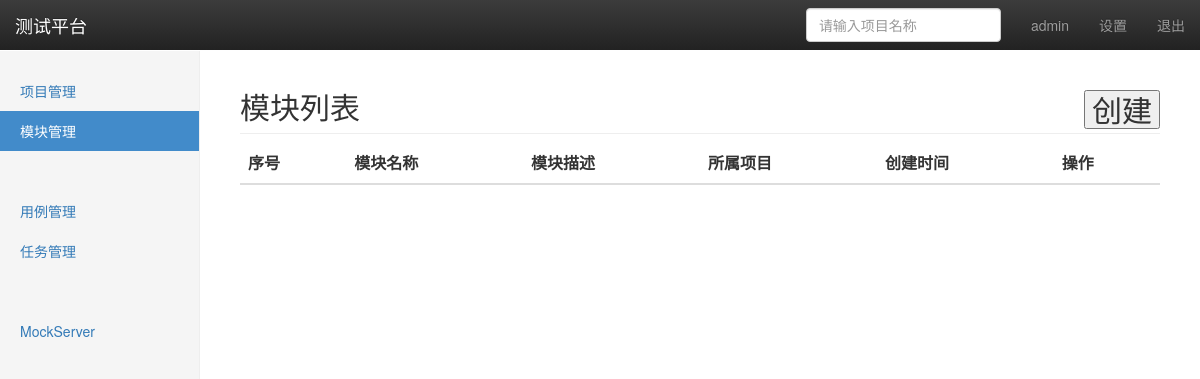
Before: /manage/module/ (signed in) with the older database file.
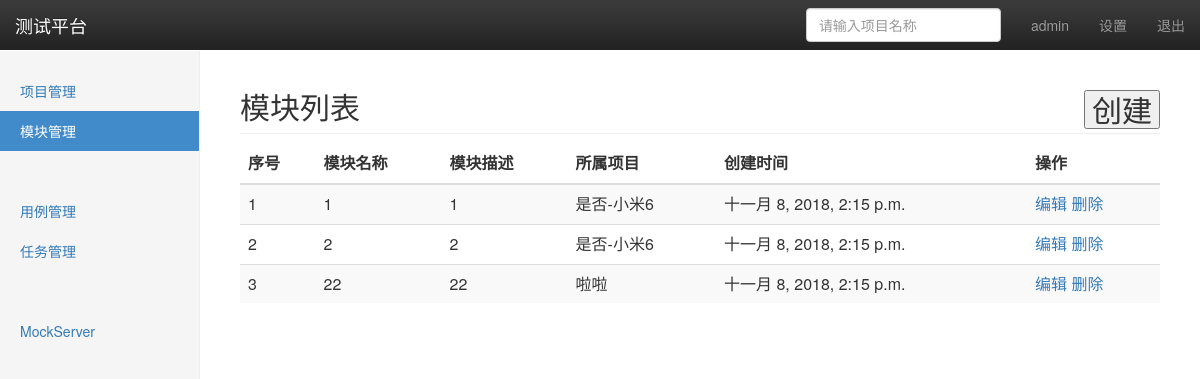
After: the same page with the newer database file.
### project_app/models.py (models this page shows, shortened)
class module(models.Model):
	project = models.ForeignKey(project,on_delete=models.CASCADE)
	name = models.CharField('模块名称',max_length=50,default='')
	description = models.TextField('模块表述',default='')
	create_time = models.DateTimeField('创建时间',auto_now=True)

class project(models.Model):
	name = models.CharField('项目名称',max_length=50,blank=False,default='')
	description = models.TextField('项目描述',default='')
	status = models.BooleanField('状态',default=True)
	create_time = models.DateTimeField('创建时间',auto_now=True)
	def __str__(self):
		return self.name

### project_app/views/module_views.py (the view)
# urls.py: path('module/', module_views.module_manage),
@login_required
def module_manage(requests):
	username = requests.session.get('user','')
	module_all = module.objects.all()
	return render(requests,'module.html',{'user':username,'modules':module_all,'type':'list'})

### templates/module.html (shortened to what this page needs)
{% extends  'base.html' %}
{% block content %}
    <nav class="navbar navbar-inverse navbar-fixed-top">
      <div class="container-fluid">
        <div class="navbar-header">
          <a class="navbar-brand" href="#">测试平台</a>
        </div>
        <div id="navbar" class="navbar-collapse collapse">
          <ul class="nav navbar-nav navbar-right">
            <li><a href="#"> {{ user }}</a></li>
            <li><a href="#">设置</a></li>
            <li><a href="/logout/">退出</a></li>
          </ul>
          <form class="navbar-form navbar-right">
            <input type="text" class="form-control" placeholder="请输入项目名称">
          </form>
        </div>
      </div>
    </nav>
    <div class="container-fluid">
      <div class="row">
        <div class="col-sm-3 col-md-2 sidebar">
          <ul class="nav nav-sidebar">
            <li><a href="/manage/project/">项目管理</a></li>
            <li class="active"><a href="/manage/module/">模块管理</a></li>
            <li><a href="#"></a></li>
          </ul>
          <ul class="nav nav-sidebar">
            <li><a href="">用例管理</a></li>
            <li><a href="">任务管理</a></li>
          </ul>
          <ul class="nav nav-sidebar">
            <li><a href=""></a></li>
            <li><a href="">MockServer</a></li>
          </ul>
        </div>
    {% if type == 'list' %}
    <div class="col-sm-2 col-sm-offset-2 col-md-10 col-md-offset-2 main">
        <h2 class="sub-header">模块列表
          <button  type='button' style='float:right' onclick="window.location.href='add/'">创建</button>
        </h2>
          <div class="table-responsive">
            <table id='molist' class="table table-striped">
              <thead>
                <tr>
                  <th>序号</th>
                  <th>模块名称</th>
                  <th>模块描述</th>
                  <th>所属项目</th>
                  <th>创建时间</th>
                  <th>操作</th>
                </tr>
              </thead>
              <tbody>
                {% for module in modules %}
                <tr>
                  <td>{{ forloop.counter }}</td>
                  <td>{{ module.name }}</td>
                  <td>{{ module.description }}</td>
                  <td>{{ module.project }}</td>
                  <td>{{ module.create_time}}</td>
                  <td>
                    <a href="edit/{{ module.id }}/">编辑</a>
                    <a href="del/{{  module.id }}/">删除</a>
                  </td>
                </tr>
                {% endfor %}
              </tbody>
            </table>
          </div>
        </div>
      </div>
    </div>
    {% endif %}
{% endblock %}

### templates/base.html (shortened to what this page needs)
<html>
<head>
 	{% load static %}
  	<link rel="stylesheet" type="text/css" href="{% static 'css/bootstrap.min.css'%}">
  	<link rel="stylesheet" type="text/css" href="{% static 'css/bootstrap-theme.min.css'%}">
  	<link rel="stylesheet" type="text/css" href="{% static 'js/bootstrap.min.js' %}"> <link rel="stylesheet" type="text/css" href="{% static 'css/dashboard.css'%}">
</head>
<body>
	{% block content %}
	{% endblock %}
</body>
</html>

### static/css/dashboard.css (style rules this page uses)
body { padding-top: 50px; }
.sub-header { padding-bottom: 10px; border-bottom: 1px solid #eee; }
.navbar-fixed-top { border: 0; }
.sidebar { display: none; }
@media (min-width: 768px) { .sidebar { position: fixed; top: 51px; bottom: 0; left: 0; z-index: 1000; display: block; padding: 20px; overflow-x: hidden; overflow-y: auto; background-color: #f5f5f5; border-right: 1px solid #eee; } }
.nav-sidebar { margin-right: -21px; margin-bottom: 20px; margin-left: -20px; }
.nav-sidebar > li > a { padding-right: 20px; padding-left: 20px; }
.nav-sidebar > .active > a, .nav-sidebar > .active > a:hover, .nav-sidebar > .active > a:focus { color: #fff; background-color: #428bca; }
.main { padding: 20px; }
@media (min-width: 768px) { .main { padding-right: 40px; padding-left: 40px; } }

Changed rows visible on the page:
added module: name "1", description "1", project "是否-小米6", create_time "十一月 8, 2018, 2:15 p.m."
added module: name "2", description "2", project "是否-小米6", create_time "十一月 8, 2018, 2:15 p.m."
added module: name "22", description "22", project "啦啦", create_time "十一月 8, 2018, 2:15 p.m."
